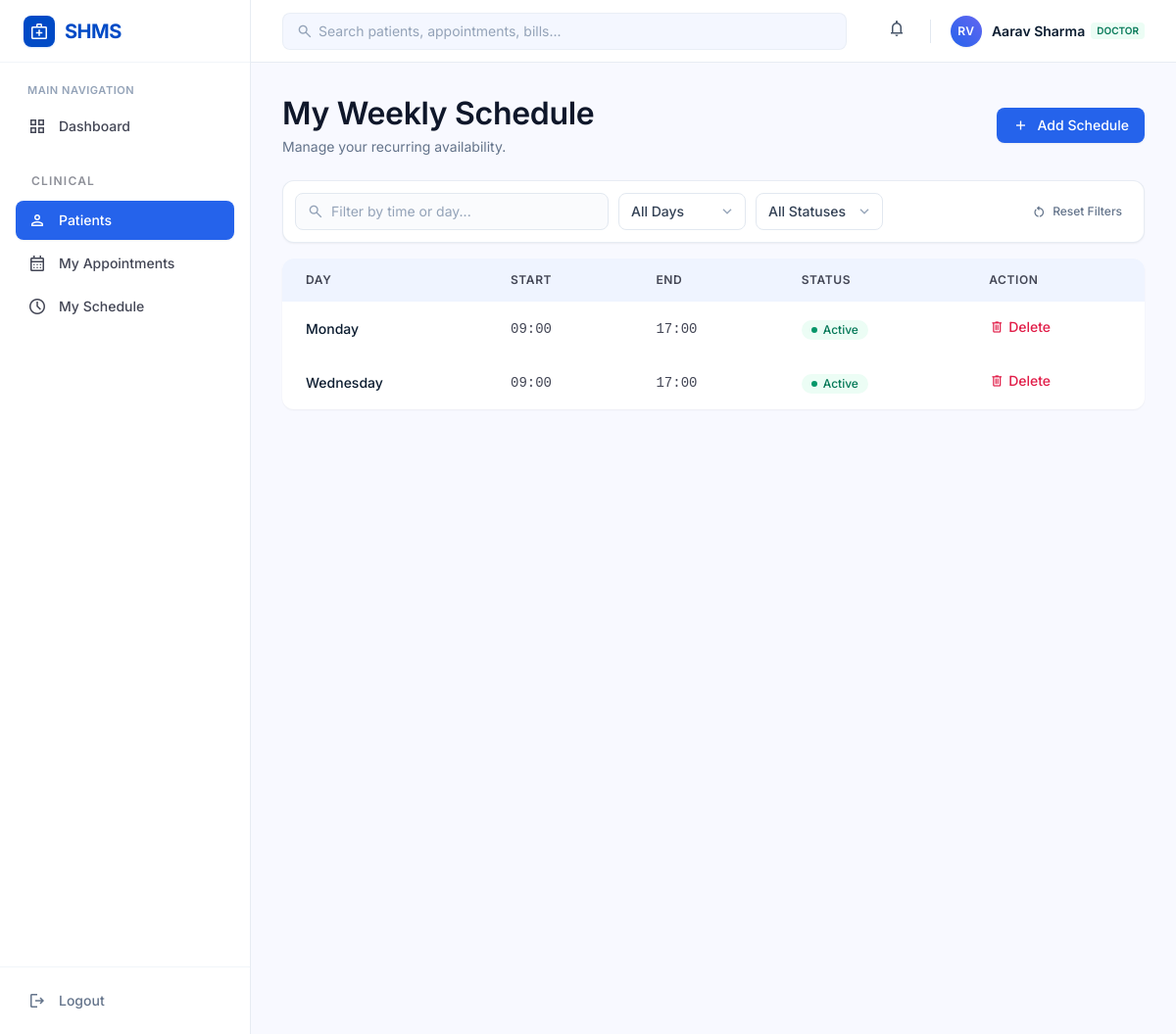
/doctors/my-schedule/ (signed in), run on the app's committed database.
### accounts/models.py (models this page shows, shortened)
class User(AbstractUser):
    email = models.EmailField(unique=True)
    role = models.CharField(
        max_length=20,
        choices=UserRole.choices,
        default=UserRole.PATIENT,
    )
    phone_number = models.CharField(
        max_length=15,
        blank=True,
    )
    profile_picture = models.ImageField(
        upload_to="profile_pictures/",
        blank=True,
        null=True,
    )
    created_at = models.DateTimeField(
        auto_now_add=True,
    )
    updated_at = models.DateTimeField(
        auto_now=True,
    )
    objects = CustomUserManager()
    USERNAME_FIELD = "email"
    REQUIRED_FIELDS = ["username"]
    class Meta:
        db_table = "users"
        verbose_name = "User"
        verbose_name_plural = "Users"

### doctors/models.py (models this page shows, shortened)
class DoctorSchedule(models.Model):
    doctor = models.ForeignKey(
        Doctor,
        on_delete=models.CASCADE,
        related_name="schedules",
    )
    weekday = models.PositiveSmallIntegerField(
        choices=Weekday.choices,
    )
    start_time = models.TimeField()
    end_time = models.TimeField()
    is_active = models.BooleanField(default=True)
    created_at = models.DateTimeField(auto_now_add=True)
    updated_at = models.DateTimeField(auto_now=True)
    class Meta:
        db_table = "doctor_schedules"
        ordering = ["weekday", "start_time"]
        constraints = [
            models.UniqueConstraint(
                fields=["doctor", "weekday", "start_time"],
                name="unique_doctor_weekday_start",
            ),
        ]

### doctors/views.py (the view)
@role_required(UserRole.DOCTOR)
def my_schedule(request):
    doctor = get_object_or_404(
        Doctor,
        user=request.user,
    )
    schedules = DoctorSchedule.objects.filter(
        doctor=doctor,
    )
    return render(
        request,
        "doctors/schedule.html",
        {
            "doctor": doctor,
            "schedules": schedules,
        },
    )

### templates/doctors/schedule.html (shortened to what this page needs)
{% extends "base.html" %}
{% block content %}
<main class="flex-1 p-4 sm:p-6 lg:p-8 max-w-7xl w-full mx-auto pb-24 lg:pb-12 space-y-6">
    <div class="flex flex-col w-full">
        <div class="flex flex-col sm:flex-row sm:items-center sm:justify-between gap-4 mb-6">
            <div>
                <h1
                    class="text-2xl font-bold tracking-tight text-slate-900 font-headline-lg-mobile md:text-headline-lg">
                    My Weekly Schedule</h1>
                <p class="text-slate-500 font-body-sm text-sm mt-1">Manage your recurring availability.</p>
            </div>
            <div class="flex items-center">
                <a href="{% url 'doctors:schedule-add' %}"
                    class="w-full sm:w-auto inline-flex items-center justify-center gap-2 px-4 py-2 bg-primary-container hover:bg-primary text-on-primary font-medium text-sm rounded-lg shadow-sm transition-all focus:outline-none focus:ring-2 focus:ring-primary/20"
                    type="button">
                    <span class="material-symbols-outlined text-[18px]">add</span>
                    <span class="">Add Schedule</span>
                </a>
            </div>
        </div>
        <div
            class="bg-white border border-slate-200/80 rounded-xl p-3 mb-4 flex flex-col sm:flex-row sm:items-center justify-between gap-3 shadow-sm">
            <div class="flex flex-wrap items-center gap-2.5 flex-1">
                <div class="relative flex-1 sm:max-w-xs min-w-[200px]"><span
                        class="material-symbols-outlined absolute left-3 top-1/2 -translate-y-1/2 text-slate-400 text-[18px] pointer-events-none">search</span><input
                        id="schedule-search" type="text" placeholder="Filter by time or day..."
                        class="w-full pl-9 pr-3 py-2 bg-slate-50/70 border border-slate-200 rounded-lg text-sm text-slate-700 placeholder:text-slate-400 focus:outline-none focus:bg-white focus:ring-2 focus:ring-primary/20 focus:border-primary transition-all">
                </div>
                <div class="relative min-w-[130px]"><label class="sr-only" for="day-filter">Filter by day</label><select
                        id="day-filter"
                        class="w-full bg-white border border-slate-200 rounded-lg pl-3 pr-8 py-2 text-sm text-slate-700 font-medium focus:outline-none focus:ring-2 focus:ring-primary/20 focus:border-primary cursor-pointer transition-all appearance-none">
                        <option value="all">All Days</option>
                    </select>
                </div>
                <div class="relative min-w-[130px]"><select id="status-filter"
                        class="w-full bg-white border border-slate-200 rounded-lg pl-3 pr-8 py-2 text-sm text-slate-700 font-medium focus:outline-none focus:ring-2 focus:ring-primary/20 focus:border-primary cursor-pointer transition-all appearance-none">
                        <option value="all">All Statuses</option>
                    </select>
                </div>
            </div>
            <div class="flex items-center justify-end border-t sm:border-t-0 pt-2 sm:pt-0 border-slate-100"><button
                    type="button"
                    id="schedule-reset" class="inline-flex items-center gap-1.5 px-2.5 py-1.5 text-xs font-medium text-slate-500 hover:text-slate-800 hover:bg-slate-100 rounded-md transition-colors"><span
                        class="material-symbols-outlined text-[16px]">restart_alt</span><span class="">Reset
                        Filters</span></button></div>
        </div>
        <div class="bg-surface-container-lowest rounded-xl shadow-sm overflow-hidden">
            <div class="overflow-x-auto">
                <table class="w-full text-left border-collapse">
                    <thead>
                        <tr
                            class="bg-surface-container-low text-on-surface-variant font-label-sm text-xs uppercase tracking-wider">
                            <th class="py-3.5 px-6 font-semibold" scope="col">Day</th>
                            <th class="py-3.5 px-6 font-semibold" scope="col">Start</th>
                            <th class="py-3.5 px-6 font-semibold" scope="col">End</th>
                            <th class="py-3.5 px-6 font-semibold" scope="col">Status</th>
                            <th class="py-3.5 px-6 font-semibold text-right sm:text-left" scope="col">Action</th>
                        </tr>
                    </thead>
                    <tbody class="text-sm">
                        {% for schedule in schedules %}
                        <tr class="hover:bg-surface-container-low/50 transition-colors"
                            data-day="{{ schedule.get_weekday_display|lower }}"
                            data-status="{% if schedule.is_active %}active{% else %}inactive{% endif %}">
                            <td class="py-4 px-6 font-medium text-on-surface whitespace-nowrap">
                               {{ schedule.get_weekday_display }}
                            </td>
                            <td class="py-4 px-6 font-mono text-on-surface-variant whitespace-nowrap">
                                 {{ schedule.start_time|time:"H:i" }}
                            </td>
                            <td class="py-4 px-6 font-mono text-on-surface-variant whitespace-nowrap">
                                {{ schedule.end_time|time:"H:i" }}
                            </td>
                            <td class="py-4 px-6 whitespace-nowrap">
                                {% if schedule.is_active %}
                                <span
                                    class="inline-flex items-center gap-1.5 px-2.5 py-0.5 rounded-full text-xs font-medium bg-emerald-50 text-emerald-700">
                                    <span class="w-1.5 h-1.5 rounded-full bg-emerald-600"></span>
                                    Active
                                </span>
                                {% else %}
                                <span class="inline-flex items-center gap-1.5 px-2.5 py-0.5 rounded-full text-xs font-medium bg-gray-100 text-gray-700">
                                    <span class="w-1.5 h-1.5 rounded-full bg-gray-400"></span>
                                    Inactive
                                </span>
                            {% endif %}
                            </td>
                            <td class="py-4 px-6 whitespace-nowrap text-right sm:text-left">
                                <a href="{% url 'doctors:schedule-delete' schedule.pk %}"
                                    class="inline-flex items-center gap-1 text-rose-600 hover:text-rose-700 text-sm font-medium hover:underline transition-colors focus:outline-none"
                                    type="button">
                                    <span class="material-symbols-outlined text-[16px]">delete</span>
                                    <span class="">Delete</span>
                                </a>
                            </td>
                        </tr>
                        {% empty %}
                        <tr>
                            <td colspan="5" class="p-5 text-center">
                                No schedules added yet.
                            </td>
                        </tr>
                        {% endfor %}
                    </tbody>
                </table>
            </div>
        </div>
    </div>
</main>
{% endblock %}

### templates/includes/header.html (shortened to what this page needs)
<header
    class="sticky top-0 z-30 h-16 bg-surface-container-lowest/90 backdrop-blur-md border-b border-slate-200/80 px-4 sm:px-6 lg:px-8 flex items-center justify-between gap-4 no-print">
    <div class="flex items-center gap-3 flex-1 max-w-xl">
        <form action="{% url 'core:search' %}" class="relative w-full max-w-xl hidden sm:block" method="get" role="search">
            <span
                class="material-symbols-outlined absolute left-3.5 top-1/2 -translate-y-1/2 text-slate-400 text-[18px] pointer-events-none">search</span>
            <input
                class="w-full pl-9 pr-4 py-2 bg-surface-container-low/70 border border-slate-200/60 rounded-lg text-sm text-on-surface placeholder:text-slate-400 focus:outline-none focus:ring-2 focus:ring-primary/20 focus:border-primary transition-all"
                id="header-search" name="q" value="{{ request.GET.q|default:'' }}"
                maxlength="100" placeholder="Search patients, appointments, bills..." type="search" required />
        </form>
    </div>
    <div class="flex items-center gap-2 sm:gap-4">
        <div class="relative">
            <button aria-label="Notifications{% if unread_notification_count %}, {{ unread_notification_count }} unread{% endif %}"
                aria-controls="notification-panel" aria-expanded="false"
                data-notification-ids="{{ recent_activity_ids|join:',' }}"
                id="notification-button"
                class="relative p-2 rounded-lg text-slate-600 hover:bg-surface-container-low hover:text-on-surface transition-colors">
                <span class="material-symbols-outlined text-[20px]">notifications</span>
            </button>
        </div>
        <div class="flex items-center gap-2.5 pl-1">
            <div
                class="w-8 h-8 rounded-full bg-gradient-to-tr from-blue-600 to-indigo-500 text-white flex items-center justify-center font-semibold text-xs tracking-wider shadow-sm">
                RV
            </div>
            <div class="hidden sm:flex flex-col text-left leading-tight">
                <div class="flex items-center gap-1.5">
                    <span class="text-sm font-semibold text-on-surface">{{ user.get_full_name|default:user.username }}</span>
                    <span
                        class="px-1.5 py-0.5 rounded text-[10px] font-semibold bg-emerald-50 text-emerald-700">{{ user.role|default:"User" }}</span>
                </div>
            </div>
        </div>
    </div>
</header>

### data on the page
User: get_full_name "Aarav Sharma", role "DOCTOR"
DoctorSchedule: weekday "Monday", start_time "09:00", end_time "17:00", is_active True (drawn)
DoctorSchedule: weekday "Wednesday", start_time "09:00", end_time "17:00", is_active True (drawn)
